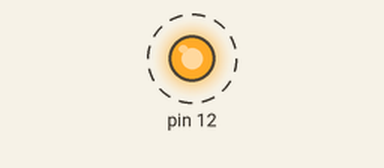
Simulated run of this sketch. Board: Arduino Uno, built with avr-gcc and run on an emulated ATmega328P. On the bench: output pins drawn as LEDs (lit = HIGH). Dashed ring = blinking.

Above: at 0.06 s.
Timing chart, 0 to 3.0 s (numbered marks = the images above):
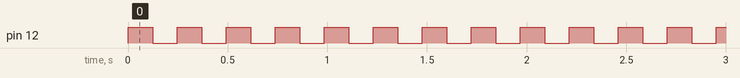

The sketch:

nano_test.ino
```cpp
void setup() {
 pinMode(12,OUTPUT);

}

void loop() {
digitalWrite(12,HIGH);
delay(123);
digitalWrite(12,LOW);
delay(123);
}
```

Measured:
- by itself, pin 12: alternates HIGH for 0.12 s and LOW for 0.12 s
